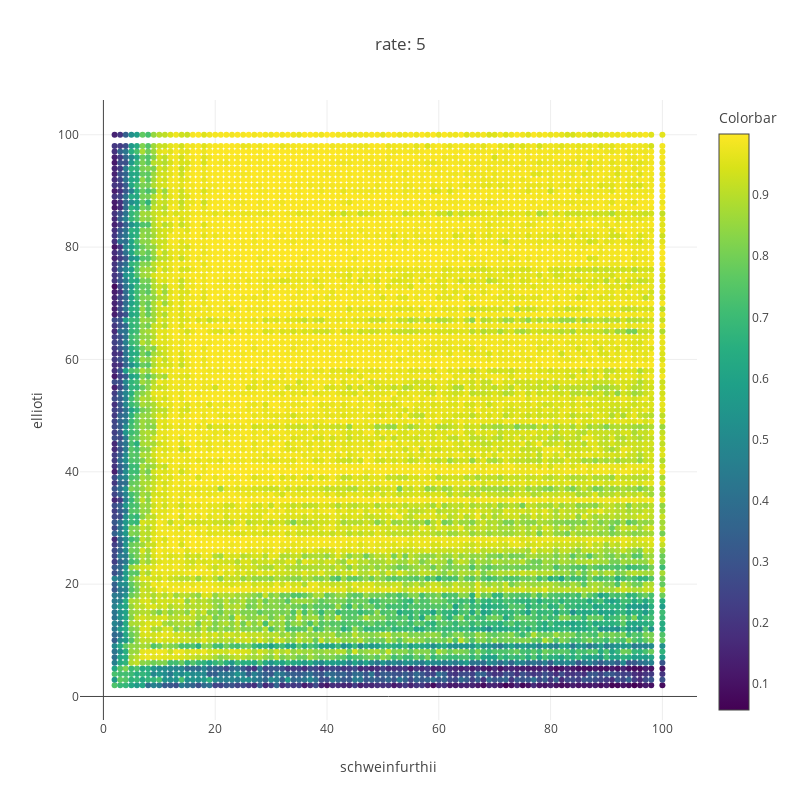

Write notebook code for a chart like this one.
### Markdown cell above
**Fig. pval comparison** power to detect changes in class proportions between two populations for sequences of length `seqL` across sample sizes.

### Code cell
rate= 5
plot_power(rate_stats,rate= rate,func_select= np.nanmean)

### Figure 1 — Plotly figure (JSON) as saved in the notebook; plotly's stock layout.template omitted (floating-point values rounded to 4 significant figures; data arrays with more than 128 entries replaced by an {"elided": "..."} marker saying what was removed)
{"data": [{"marker": {"color": {"elided": "9604 float values"}, "colorbar": {"title": {"text": "Colorbar"}}, "colorscale": "Viridis", "line": {"width": 0}, "opacity": 1, "size": 6, "symbol": "circle"}, "mode": "markers", "type": "scatter", "uid": "8c96110b-2893-4649-ac04-212c7d0c41ba", "x": {"elided": "9604 int values"}, "y": {"elided": "9604 int values"}}], "layout": {"height": 800, "title": {"text": "rate: 5"}, "width": 800, "xaxis": {"title": {"text": "schweinfurthii"}}, "yaxis": {"title": {"text": "ellioti"}}}}
